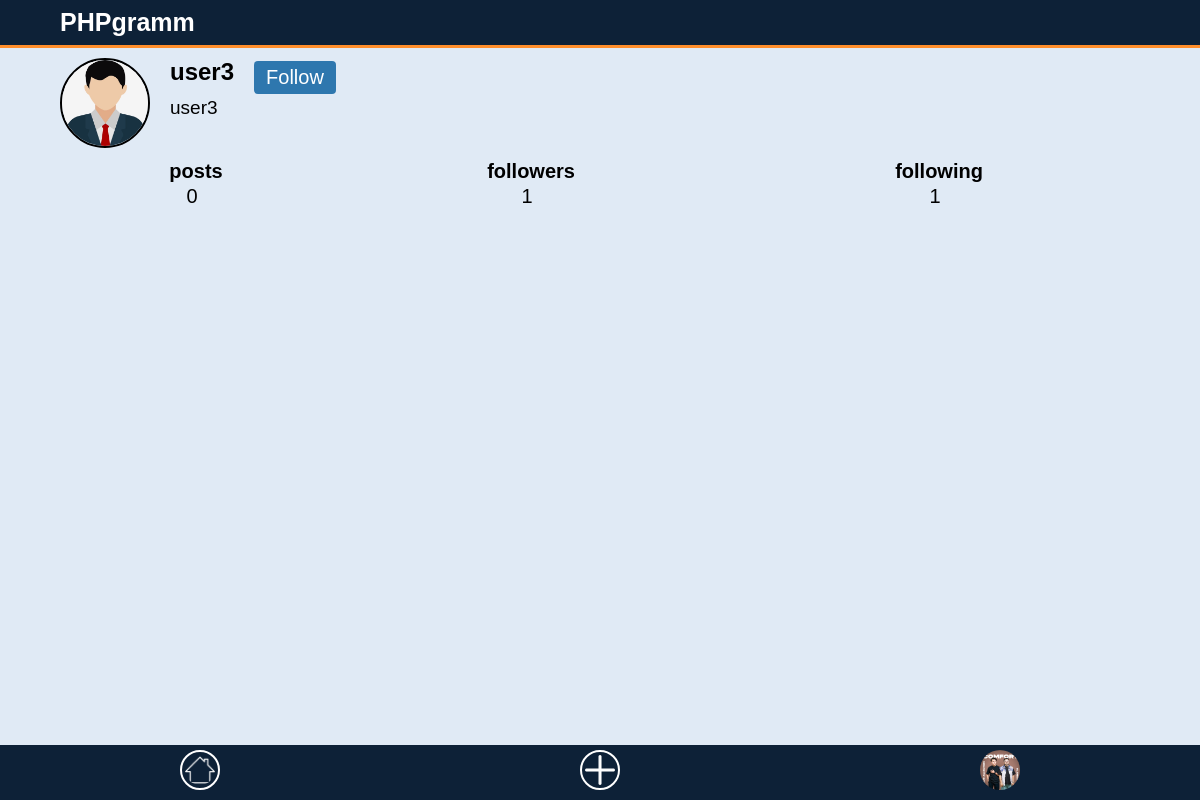
Before: /profile?username=user3 (signed in) with the older database file.
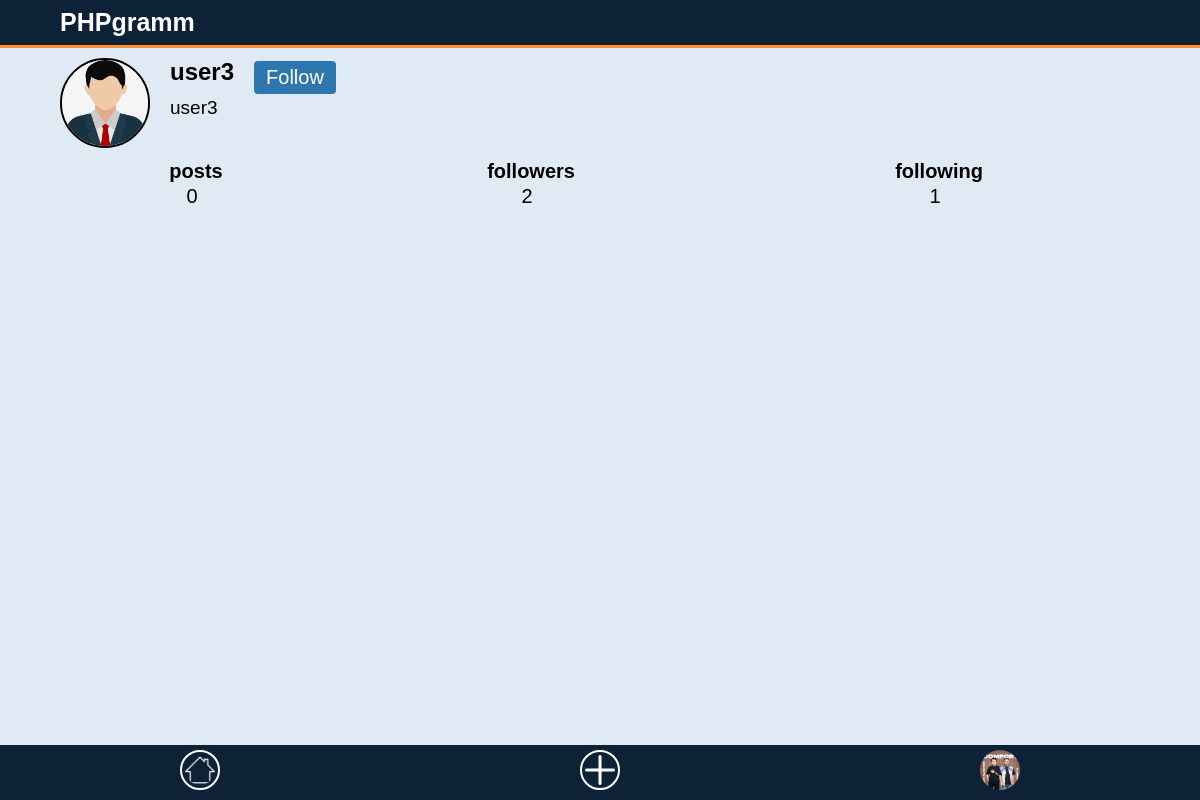
After: the same page with the newer database file.
### tables this page shows
CREATE TABLE "profiles" (
	"id"	INTEGER,
	"name"	TEXT NOT NULL,
	"username"	BLOB NOT NULL,
	"is_active"	INTEGER NOT NULL DEFAULT 0,
	"photo"	TEXT DEFAULT '/media/profile-img/default.jpg',
	"followers"	INTEGER DEFAULT 0,
	"posts"	INTEGER DEFAULT 0,
	"following"	INTEGER DEFAULT 0,
	PRIMARY KEY("id" AUTOINCREMENT)
);

### includes/db-functions/profiles.php (called while the page is built, shortened)
<?php
function get_profile_by_username($username, $db){
	$profile = $db->query("SELECT * FROM profiles WHERE username = '$username';")->fetch(PDO::FETCH_ASSOC);
	return $profile;
}
?>

### includes/db-functions/follows.php (called while the page is built, shortened)
<?php
function is_followed($follower_id, $profile_id, $db){
    $query = $db->prepare("SELECT * FROM follows WHERE follower_id = :follower_id and profile_id = :profile_id");
    $query->execute([
        "follower_id" => $follower_id,
        "profile_id" => $profile_id
    ]);
    $result = $query->fetch(PDO::FETCH_ASSOC);
    if($result == false)
        return false;
    else
        return true;
}
?>

### profile/index.php (the view, shortened to what this page needs)
<?php
$path = "../includes";
require "$path/database.php";
require "$path/db-functions/profiles.php";
require "$path/db-functions/follows.php";
$username = $_GET['username'];
$user = get_user_by_username($username, $db);
$PROFILE = $_SESSION['profile'];
if(empty($user)){
	echo "<center><h1>User not found</h1><br><a href='/'>Back</a></center>";
}else{
	$profile = get_profile_by_username($username, $db);
	$profile_id = $profile['id'];
	require "$path/header.php";
?>
<link rel="stylesheet" href="../static/profile.css">
<link rel="stylesheet" href="../static/posts.css">
<div class="container">
	<div class='profile-info'>
		<div class="profile-flex">
			<img class="profile-img" src="<?= $profile['photo']?>">
			<div class="profile-right">
				<section>
					<h2 class="profile-username">
						<?= $profile['username'] ?>
					</h2>
					<?php if(isset($PROFILE) and $PROFILE['username'] != $username):?>
					<form method="POST">
						<button type='submit' name="follow" value="follow" class="button">
							<?php echo (is_followed($_SESSION['profile']['id'], $profile_id, $db) ? "Unfollow -" : "Follow")?>
						</button>
					</form>
					<?php endif ?>
				</section>
				<p class="profile-name">
					<?= $profile['name'] ?>
				</p>
			</div>
		</div>
		<table class="profile-table">
			<th>posts</th>
			<th>followers</th>
			<th>following</th>
			<tr>
				<td><?= $profile['posts'] ?></td>
				<td><?= $profile['followers'] ?></td>
				<td><?= $profile['following'] ?></td>
			</tr>
		</table>
	</div>
</div>
<?php require "$path/footer.php"; } ?>

### includes/header.php (shortened to what this page needs)
<!DOCTYPE html>
<html>
<head>
	<link rel="stylesheet" type="text/css" href="<?= $path ?>/../static/style.css">
	<link rel="stylesheet" type="text/css" href="<?= $path ?>/../static/footer.css">
</head>
<body>
	<header>
		<div class="container">
			<div id="header-flex">
				<h2 id="afisha">
					<a href="/">PHPgramm</a>
				</h2>
			</div>
		</div>
	</header>

### includes/footer.php
<footer>
    <a href="/" class="footer-link">
        <img src="<?= $path?>/../static/images/home.png" class="invert">
    </a>
    <a href="/post/add.php" class="footer-link">
        <img src="<?= $path?>/../static/images/plus.png" class="invert">
    </a>
    <a href="/profile/?username=<?= $_SESSION['profile']['username'] ?>" class="footer-link">
        <img src="<?= $_SESSION['profile']['photo']?>">
    </a>
</footer>
</body>
</html>

### static/style.css (style rules this page uses)
* { padding: 0; margin: 0; box-sizing: border-box; font-family: sans-serif; }
body { margin-bottom: 50px; background-color: #e0eaf5; }
.container { width: 90%; margin: 0 auto; }
header { padding: 8px 0; background-color: #0d2137; border-bottom: 3px solid #ff8e2b; }
#header-flex { display: flex; justify-content: space-between; }
header #afisha a { font-size: 25px; text-decoration: none; color: white; }
footer { position: fixed; left: 0; bottom: 0; width: 100%; background-color: #0d2137; color: white; font-size: 20px; padding: 5px 0; text-align: center; }
.button { display: inline-block; background-color: #2e77ae; color: white; text-decoration: none; font-size: 22px; padding: 5px ; margin: 3px 5px; }

### static/footer.css (style rules this page uses)
footer { position: fixed; left: 0; bottom: 0; width: 100%; display: flex; justify-content: space-around; background-color: #0d2137; padding: 5px 0; }
.footer-link { display: inline-block; width: 40px; }
.footer-link img { width: 100%; border-radius: 50%; }
.invert { filter: invert(100%); padding: 3px; border: 2px solid black; }

### static/profile.css (style rules this page uses)
.profile-flex { display: flex; margin-top: 10px; }
.profile-img { border: 2px solid black; width: 90px; height: 90px; border-radius: 50%; }
.profile-right { margin-left: 20px; }
.profile-right section { display: flex; }
.profile-name { font-size: 19px; }
.button { text-decoration: none; display: inline-block; padding: 5px 12px; font-size: 20px; margin-left: 20px; background-color: #2e77ae; color: white; border: none; border-radius: 4px; }
.profile-table { font-size: 20px; margin-top: 10px; width: 100%; text-align: center; }
.profile-table th { padding-left: 8px; }

Changed rows visible on the page:
changed profiles "user3": followers "1" → "2"
